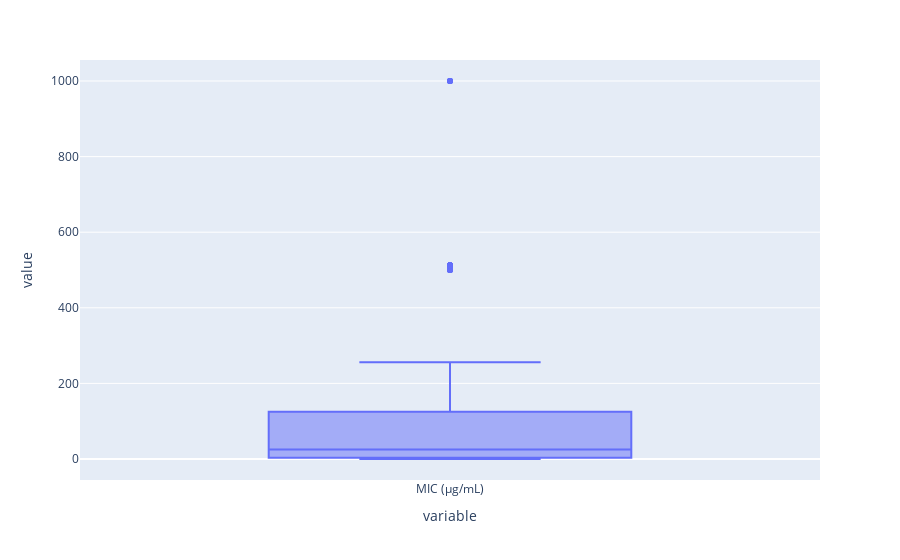
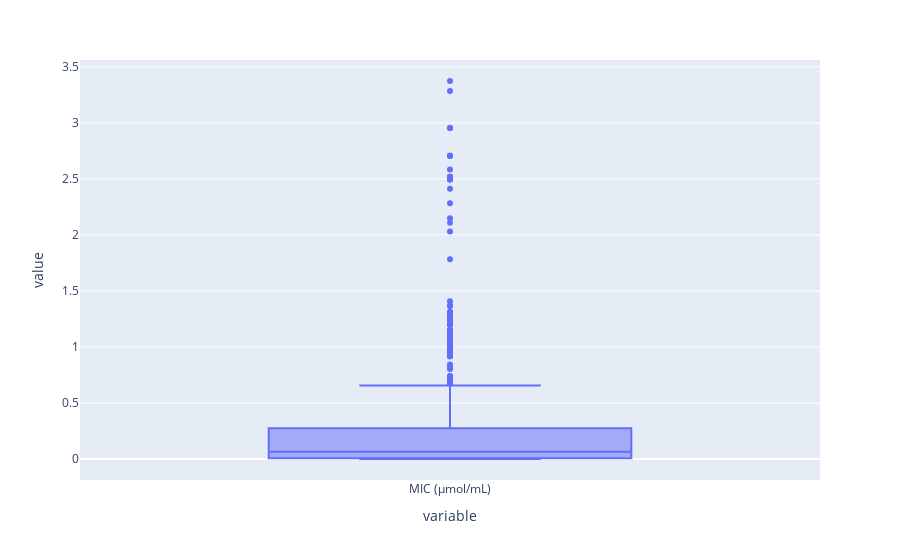
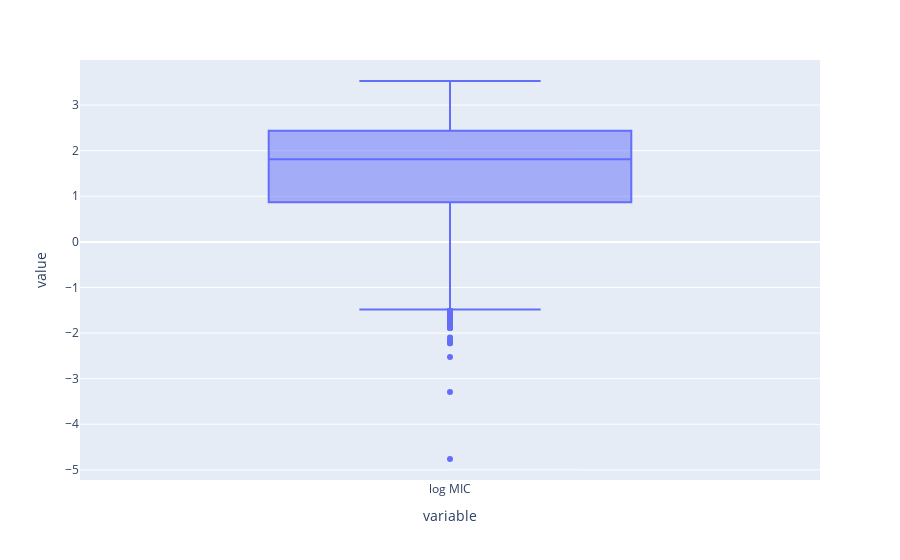
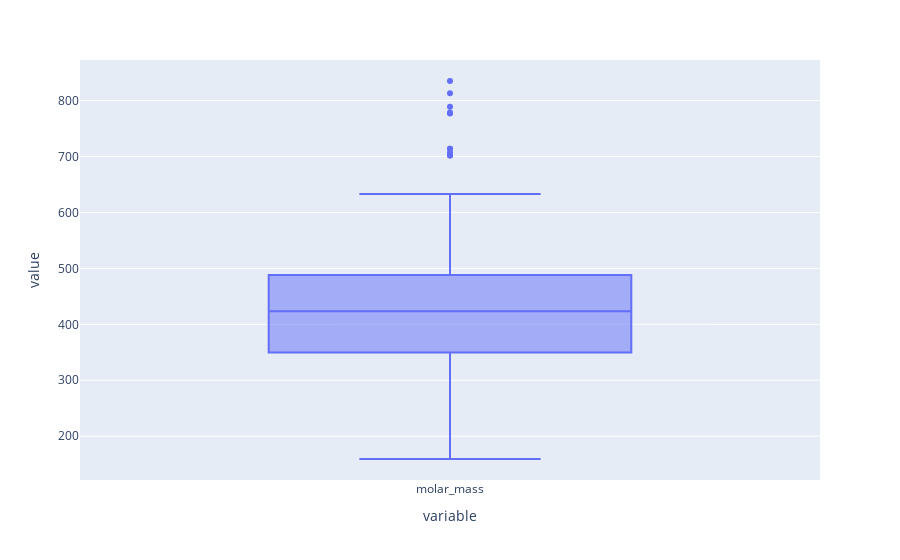

The notebook cell saved with these charts, in order:
### Code cell
# Создание боксплота

columns = ['MIC (µg/mL)', 'MIC (µmol/mL)', 'log MIC', 'molar_mass']

for col in columns:
    fig = px.box(df_stat_copy[col])
    fig.show()

### Figure 1 — Plotly figure (JSON) as saved in the notebook; plotly's stock layout.template omitted (floating-point values rounded to 4 significant figures; data arrays with more than 128 entries replaced by an {"elided": "..."} marker saying what was removed)
{"data": [{"alignmentgroup": "True", "hovertemplate": "variable=%{x}<br>value=%{y}<extra></extra>", "legendgroup": "", "marker": {"color": "#636efa"}, "name": "", "notched": false, "offsetgroup": "", "orientation": "v", "showlegend": false, "type": "box", "x": {"elided": "932 str values"}, "x0": " ", "xaxis": "x", "y": {"elided": "932 float values"}, "y0": " ", "yaxis": "y"}], "layout": {"boxmode": "group", "legend": {"tracegroupgap": 0}, "margin": {"t": 60}, "xaxis": {"anchor": "y", "domain": [0, 1], "title": {"text": "variable"}}, "yaxis": {"anchor": "x", "domain": [0, 1], "title": {"text": "value"}}}}

### Figure 2 — Plotly figure (JSON) as saved in the notebook; plotly's stock layout.template omitted (floating-point values rounded to 4 significant figures; data arrays with more than 128 entries replaced by an {"elided": "..."} marker saying what was removed)
{"data": [{"alignmentgroup": "True", "hovertemplate": "variable=%{x}<br>value=%{y}<extra></extra>", "legendgroup": "", "marker": {"color": "#636efa"}, "name": "", "notched": false, "offsetgroup": "", "orientation": "v", "showlegend": false, "type": "box", "x": {"elided": "932 str values"}, "x0": " ", "xaxis": "x", "y": {"elided": "932 float values"}, "y0": " ", "yaxis": "y"}], "layout": {"boxmode": "group", "legend": {"tracegroupgap": 0}, "margin": {"t": 60}, "xaxis": {"anchor": "y", "domain": [0, 1], "title": {"text": "variable"}}, "yaxis": {"anchor": "x", "domain": [0, 1], "title": {"text": "value"}}}}

### Figure 3 — Plotly figure (JSON) as saved in the notebook; plotly's stock layout.template omitted (floating-point values rounded to 4 significant figures; data arrays with more than 128 entries replaced by an {"elided": "..."} marker saying what was removed)
{"data": [{"alignmentgroup": "True", "hovertemplate": "variable=%{x}<br>value=%{y}<extra></extra>", "legendgroup": "", "marker": {"color": "#636efa"}, "name": "", "notched": false, "offsetgroup": "", "orientation": "v", "showlegend": false, "type": "box", "x": {"elided": "932 str values"}, "x0": " ", "xaxis": "x", "y": {"elided": "932 float values"}, "y0": " ", "yaxis": "y"}], "layout": {"boxmode": "group", "legend": {"tracegroupgap": 0}, "margin": {"t": 60}, "xaxis": {"anchor": "y", "domain": [0, 1], "title": {"text": "variable"}}, "yaxis": {"anchor": "x", "domain": [0, 1], "title": {"text": "value"}}}}

### Figure 4 — Plotly figure (JSON) as saved in the notebook; plotly's stock layout.template omitted (floating-point values rounded to 4 significant figures; data arrays with more than 128 entries replaced by an {"elided": "..."} marker saying what was removed)
{"data": [{"alignmentgroup": "True", "hovertemplate": "variable=%{x}<br>value=%{y}<extra></extra>", "legendgroup": "", "marker": {"color": "#636efa"}, "name": "", "notched": false, "offsetgroup": "", "orientation": "v", "showlegend": false, "type": "box", "x": {"elided": "932 str values"}, "x0": " ", "xaxis": "x", "y": {"elided": "932 float values"}, "y0": " ", "yaxis": "y"}], "layout": {"boxmode": "group", "legend": {"tracegroupgap": 0}, "margin": {"t": 60}, "xaxis": {"anchor": "y", "domain": [0, 1], "title": {"text": "variable"}}, "yaxis": {"anchor": "x", "domain": [0, 1], "title": {"text": "value"}}}}
